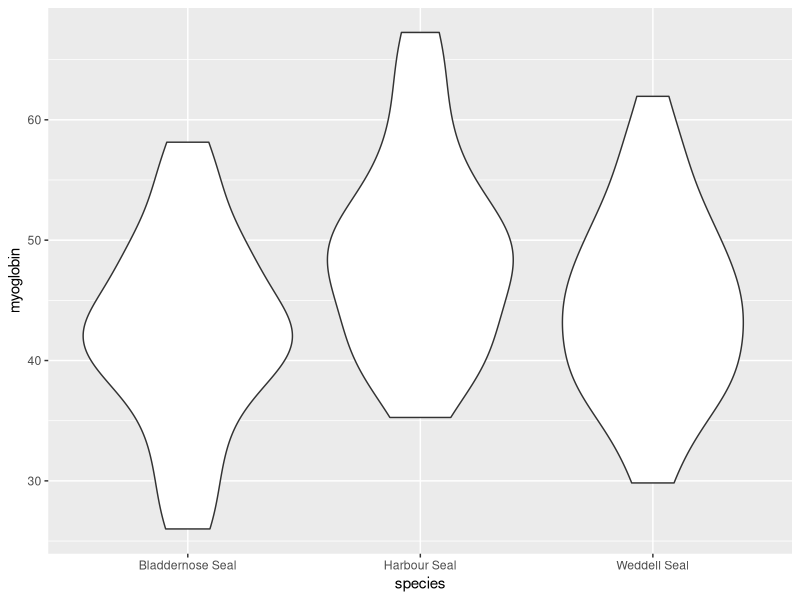

Write the R code that produced this figure. (Note: this script raises an error after producing the figure.)
## ---- chunk 1
#| include: false
library(tidyverse)
library(kableExtra)
## ---- chunk 2
#| include: false

#---CODING ANSWER---

seal  <-  read_csv("data-raw/seal.csv")
str(seal)
## ---- chunk 3
#| include: false

#---CODING ANSWER---

ggplot(data = seal, aes(x = species, y = myoglobin)) +
  geom_violin()
## ---- chunk 4
#| include: false

#---CODING ANSWER---

seal_summary <- seal %>%
  group_by(species) %>%
  summarise(mean = mean(myoglobin),
            std = sd(myoglobin),
            n = length(myoglobin),
            se = std/sqrt(n))

## ---- chunk 5
#| echo: false

knitr::kable(seal_summary) %>% 
  kableExtra::kable_styling()
## ---- chunk 6
mod <- lm(data = seal, myoglobin ~ species)
summary(mod)
## ---- chunk 7
TukeyHSD(mod)
## ---- chunk 8
TukeyHSD(mod) %>% plot(cex.axis = 0.7)   # cex.axis just changes the size of the axis labels
## ---- chunk 9
plot(mod, which = 1)
## ---- chunk 10
hist(mod$residuals)
## ---- chunk 11
shapiro.test(mod$residuals)
## ---- chunk 12
ggplot() +
  geom_point(data = seal, aes(x = species, y = myoglobin),
             position = position_jitter(width = 0.1, height = 0),
             colour = "gray50") +
  geom_errorbar(data = seal_summary, 
                aes(x = species, ymin = mean - se, ymax = mean + se),
                width = 0.3) +
  geom_errorbar(data = seal_summary, 
                aes(x = species, ymin = mean, ymax = mean),
                width = 0.2) +
  scale_y_continuous(name = expression(Myoglobin~concentration~g~Kg^{-1}),
                     limits = c(0, 80), 
                     expand = c(0, 0)) +
  scale_x_discrete(labels = c("Bladdernose", "Harbour", "Weddell"), 
                   name = "Seal Species") +
  theme_classic()
## ---- chunk 13
ggplot() +
  geom_point(data = seal, aes(x = species, y = myoglobin),
             position = position_jitter(width = 0.1, height = 0),
             colour = "gray50") +
  geom_errorbar(data = seal_summary, 
                aes(x = species, ymin = mean - se, ymax = mean + se),
                width = 0.3) +
  geom_errorbar(data = seal_summary, 
                aes(x = species, ymin = mean, ymax = mean),
                width = 0.2) +
  scale_y_continuous(name = expression(Myoglobin~concentration~g~Kg^{-1}),
                     limits = c(0, 80), 
                     expand = c(0, 0)) +
  scale_x_discrete(labels = c("Bladdernose", "Harbour", "Weddell"), 
                   name = "Seal Species") +
  # long horizontal. goes from bladdernose (x = 1) to harbour (xend = 2) 
  # the y and yend are the same
  annotate("segment", x = 1, xend = 2,   
           y = 72, yend = 72, 
           colour = "black") +
  # short horizontal, x and xend are the same at harbour (xend = 2)
  # y and yend are slightly apart
  annotate("segment", x = 2, xend = 2, 
           y = 72, yend = 70,
           colour = "black") +
  # short horizontal, x and xend are the same at bladdernose (x = 1)
  # y and yend are slightly apart
  annotate("segment", x = 1, xend = 1,
           y = 72, yend = 70,
           colour = "black") +
  # the text
  annotate("text", x = 1.5,  y = 75,
           label = expression(italic(p)~"= 0.005")) +
  theme_classic()
## ---- chunk 14
#---CODING ANSWER---
ggsave("figures/seal.png",
       width = 5,
       height = 4,
       units = "in")
## ---- chunk 15
# importing for emma
# my directory structure differs
leaf  <-  read_table("data-raw/leaf.txt")
str(leaf)
## ---- chunk 16
ggplot(data = leaf, aes(x = birch, y = eggs)) +
  geom_boxplot()
## ---- chunk 17
#---CODING ANSWER---
leaf %>% 
  group_by(birch) %>% 
  summarise(mean = mean(eggs),
            median = median(eggs),
            n = length(eggs))
## ---- chunk 18
kruskal.test(data = leaf, eggs ~ birch)
## ---- chunk 19
#---CODING ANSWER---
# library(pgirmess)
## ---- chunk 20
# kruskalmc(data = leaf, eggs ~ birch)
## ---- chunk 21
#---CODING ANSWER---
ggplot(leaf, aes(x = birch, y = eggs) ) +
  geom_boxplot() +
  scale_x_discrete(name = "Birch") +
  scale_y_continuous(name = "Number of eggs", 
                     limits = c(0, 110),
                     expand = c(0, 0)) +
  annotate("segment", x = 2, xend = 3, 
           y = 100, yend = 100,
           colour = "black") +
  annotate("segment", x = 2, xend = 2, 
           y = 100, yend = 97,
           colour = "black") +
  annotate("segment", x = 3, xend = 3, 
           y = 100, yend = 97,
           colour = "black") +
  annotate("text", x = 2.5,  y = 104, 
           label = expression(italic(p)~"= 0.036")) +
  theme_classic()
